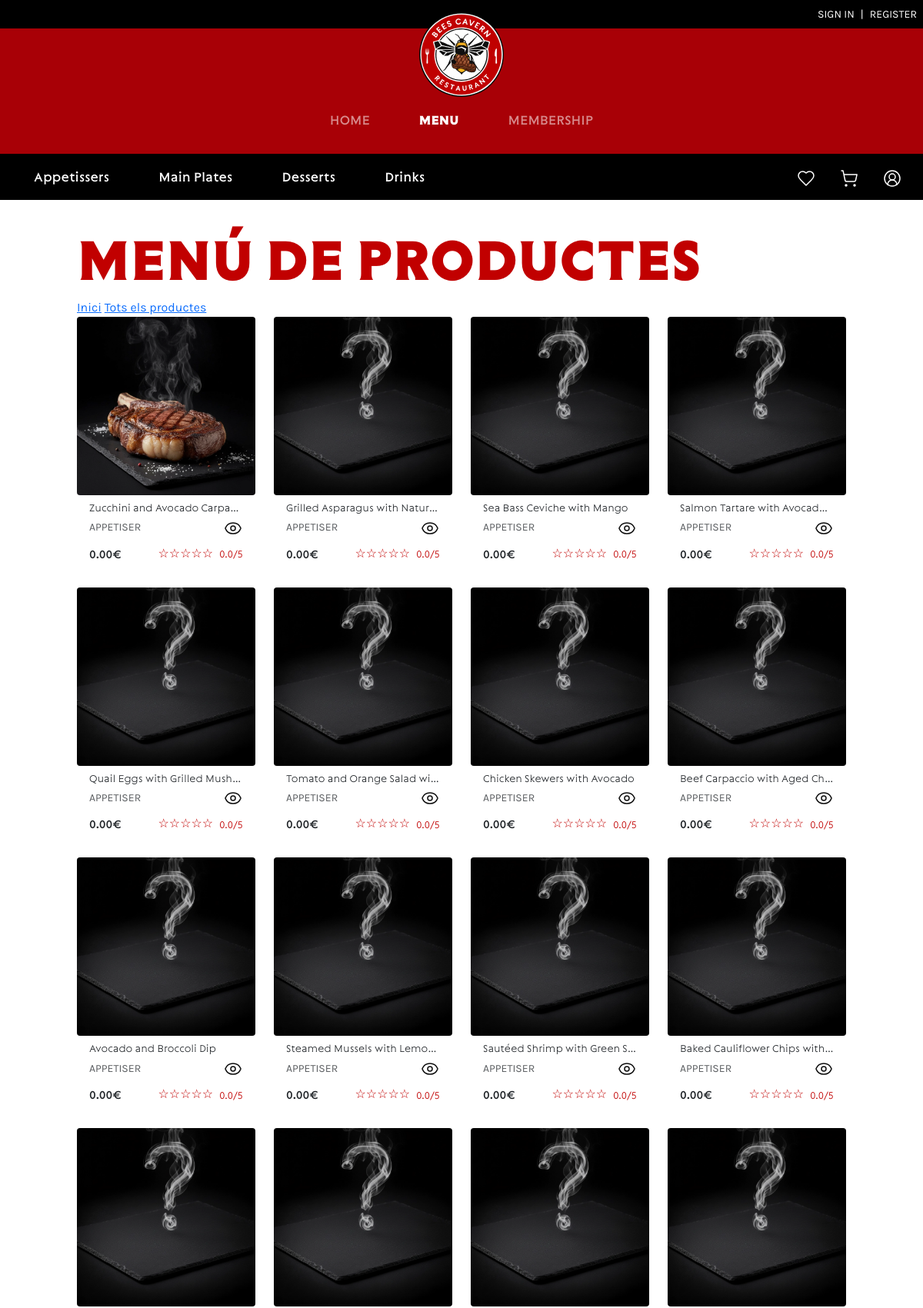
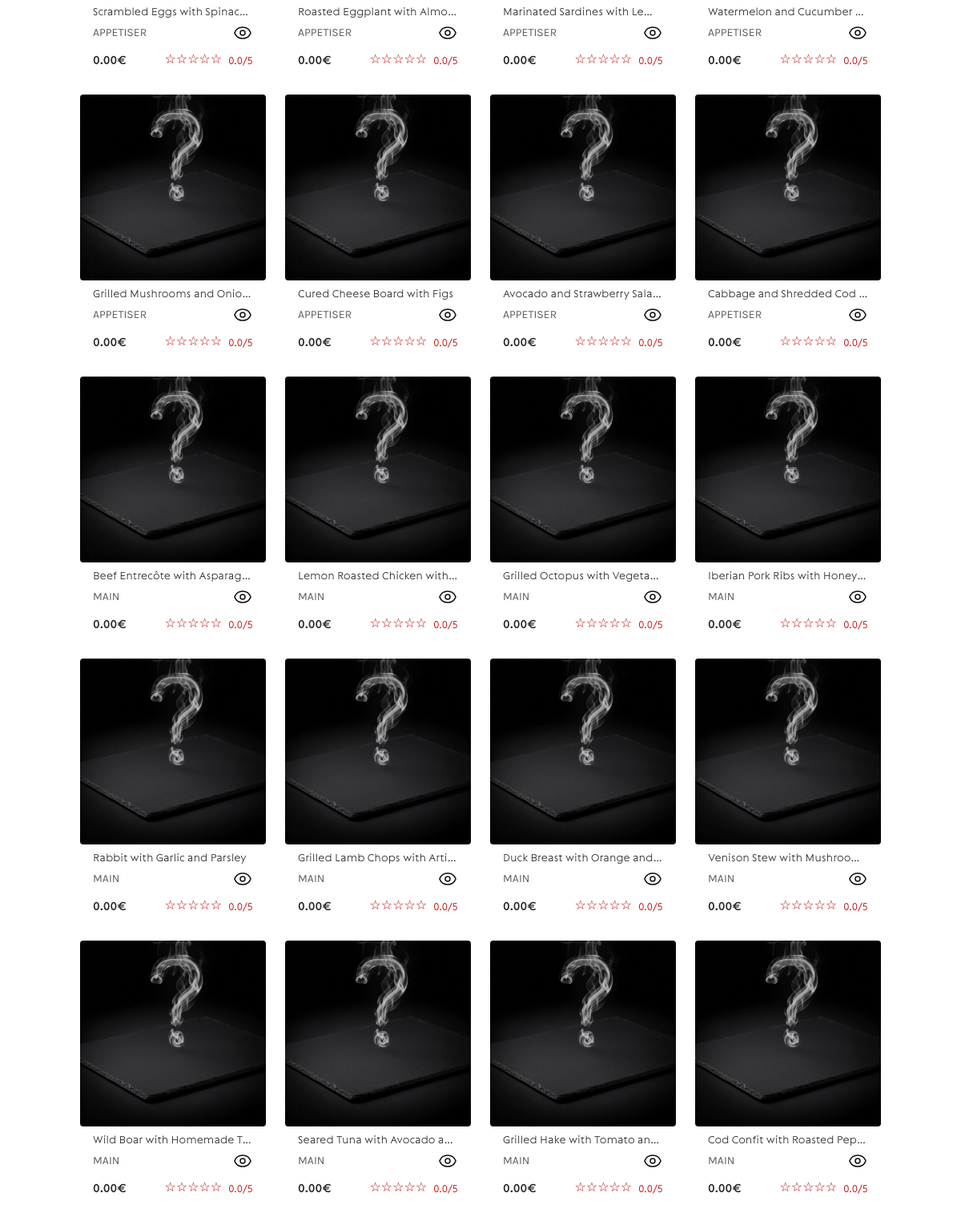
Page /?controller=Product&action=index (upper part) on the committed database (2 pictures, top to bottom).
### tables this page shows
CREATE TABLE product (
  id_product        BIGINT UNSIGNED PRIMARY KEY AUTO_INCREMENT,
  name              VARCHAR(120) NOT NULL,
  description       TEXT NULL,
  dish_type         ENUM('appetiser','main','dessert','drink') NOT NULL,  
  price             DECIMAL(10,2) NOT NULL DEFAULT 0.00,  
  img_dir           JSON NOT NULL,
  available         TINYINT(1) NOT NULL DEFAULT 1,
  created_at        DATETIME NOT NULL DEFAULT CURRENT_TIMESTAMP,
  updated_at        DATETIME NOT NULL DEFAULT CURRENT_TIMESTAMP ON UPDATE CURRENT_TIMESTAMP

);

### app/controller/ProductController.php (called while the page is built, shortened)
<?php
require_once DAO_PATH . 'ProductDAO.php';
require_once DAO_PATH . 'ProductIngredientDAO.php';
class ProductController
{
    public function index()
    {
        $productDAO = new ProductDAO();
        $filters = [];
        $orderBy = $_GET['order_by'] ?? null;
        $products = $productDAO->getProductsByFilter($filters, $orderBy);
        include_once VIEW_PATH . 'main.php';
    }
}

### app/DAO/ProductDAO.php (called while the page is built, shortened)
<?php
require_once UTIL_PATH . 'DatabasePDO.php';
require_once MODEL_PATH . 'Product.php';
require_once DAO_PATH . 'ProductIngredientDAO.php';
class ProductDAO{
    private $db;
    public function __construct(){
        $this->db = new DatabasePDO();
    }
    public function getProductsByFilter(array $filters = [], ?string $orderBy = null)
    {
        $this->conn = $this->db->connect();
        $params = [];
        $joins = '';
        $select = 'SELECT DISTINCT p.* FROM product p';
        $sql = $select;
        $orderByQuery = '';
        $sql .= $orderByQuery;
        $stmt = $this->conn->prepare($sql);
        $stmt->execute();
        $results = $stmt->fetchAll(PDO::FETCH_ASSOC);
        $productsList = [];
        $piDao = new ProductIngredientDAO();
        foreach ($results as $result) {
            $product = new Product($result);
            $ingredients = $piDao->getIngredientsByProduct((int)$product->getId());
            $product->setIngredients($ingredients);
            $productsList[] = $product;
        }
        $this->db->disconnect();
        return $productsList;
    }
}

### app/util/DatabasePDO.php (called while the page is built, shortened)
<?php
class DatabasePDO{
    private $host = 'localhost';
    private $dbname = 'bees_cavern_db';
    private $user = 'root';
    private $password = 'Asdqwe!23';
    private $conn = null;
    private function initializeConnection(): void
    {
        $dsn = "mysql:host=" . $this->host . ";dbname=" . $this->dbname . ";charset=utf8mb4";
        if ($this->conn == null) {
            try {
                $pdo = new PDO($dsn, $this->user, $this->password);
                $pdo->setAttribute(PDO::ATTR_ERRMODE, PDO::ERRMODE_EXCEPTION);
                $pdo->setAttribute(PDO::ATTR_DEFAULT_FETCH_MODE, PDO::FETCH_ASSOC);
                $this->conn = $pdo;
            } catch (PDOException $e) {
                error_log('DB connection failed: ' . $e->getMessage());
                if (!headers_sent()) {
                    $msg = urlencode('Error connecting with the DB: ' . $e->getMessage());
                    header('Location: ?controller=Error&action=show&code=500&message=' . $msg);
                    exit;
                }
                throw $e;
            }
        }
    }
    public function connect() : PDO {
        return $this->conn;
    }
    public function disconnect() : void {
        if ($this->conn != null) {
            $this->conn = null;
        }
    }
}

### app/model/Product.php (called while the page is built, shortened)
<?php
class Product
{
    private int $id_product;
    private string $name;
    private string $dish_type;
    private float $price;
    private array $img_dir;
    public function __construct($data = null)
    {
        if ($data) {
            $this->id_product = (int)($data['id_product'] ?? 0);
            $this->name = (string)($data['name'] ?? '');
            $this->dish_type = (string)($data['dish_type'] ?? '');
            $this->price = (float)($data['price'] ?? 0.0);
            $this->img_dir = isset($data['img_dir']) ? (is_string($data['img_dir']) ? json_decode($data['img_dir'], true) : $data['img_dir']) : [];
        }
    }
    public function getId()
    {
        return $this->id_product;
    }
    public function getName()
    {
        return $this->name;
    }
    public function getDishType()
    {
        return $this->dish_type;
    }
    public function getPrice()
    {
        return $this->price;
    }
    public function getImgDir()
    {
        return $this->img_dir;
    }
    public function setIngredients(array $ingredients)
    {
        return $this;
    }
}

### app/DAO/ProductIngredientDAO.php (called while the page is built, shortened)
<?php
require_once UTIL_PATH . 'DatabasePDO.php';
require_once MODEL_PATH . 'ProductIngredient.php';
class ProductIngredientDAO
{
    private $db;
    public function __construct()
    {
        $this->db = new DatabasePDO();
    }
    public function getIngredientsByProduct(int $productId)
    {
        $this->conn = $this->db->connect();
        $query = "SELECT pi.id_product, pi.id_ingredient, pi.grams_per_portion,
            pi.portion_price, pi.is_default
            FROM product_ingredient pi
            WHERE pi.id_product = :product_id";
        $stmt = $this->conn->prepare($query);
        $stmt->bindValue(':product_id', $productId, PDO::PARAM_INT);
        $stmt->execute();
        $results = $stmt->fetchAll(PDO::FETCH_ASSOC);
        $this->db->disconnect();
        $productIngredientsList = [];
        foreach ($results as $result) {
            $productIngredientsList[] = new ProductIngredient($result);
        }
        return $productIngredientsList;
    }
}

### app/model/ProductIngredient.php (called while the page is built, shortened)
<?php
class ProductIngredient
{
    public function __construct($data = null)
    {
        if ($data) {
            $this->is_default = (bool)($data['is_default'] ?? false);
            $inFinal = $data['is_in_final_product'] ?? null;
        }
    }
}

### app/view/partials/bc-render-components.php (the view, shortened to what this page needs)
    <?php
function renderBCProductCard(Product $product) {
    $id = $product->getId() ?? null;
    $name = $product->getName() ?? '';
    $price = is_numeric($product->getPrice() ?? null) ? (float)$product->getPrice() : 0.0;
    $dishType = $product->getDishType() ?? '';
    $imgDir = $product->getImgDir();
    $defaultImg = '/assets/img/products/default.webp';
    $imgSrc = $defaultImg;
    if (is_array($imgDir) && !empty($imgDir['A'])) {
        $candidate = (string)$imgDir['A'];
        $fsPath = rtrim((string)$_SERVER['DOCUMENT_ROOT'], "\\/") . '/' . ltrim($candidate, '/');
        if (file_exists($fsPath)) {
            $imgSrc = '/' . ltrim($candidate, '/');
        }
    }
    $rating = null;
    if ($rating === null) $rating = 0.0;
    ?>
    <div class="card bc-menu-product-card h-100 w-100 border-0 rounded-0 shadow-none">
        <a href="?controller=Product&action=show&id=<?php echo htmlspecialchars((string)$id); ?>" class="text-decoration-none text-reset">
            <div class="ratio ratio-1x1">
                <img src="<?php echo htmlspecialchars($imgSrc); ?>"
                    alt="<?php echo htmlspecialchars($name); ?>" class="card-img-top object-fit-cover w-100 h-100 rounded-1 border-1">
            </div>
            <div class="card-body d-flex flex-column justify-content-between py-2">
                <div class="mb-2">
                    <h6 class="card-title font-sting-light fs-14 text-truncate mb-1" title="<?php echo htmlspecialchars($name); ?>"><?php echo htmlspecialchars($name); ?></h6>
                    <div class="d-flex flex-row justify-content-between align-items-center">
                        <?php if ($dishType !== ''): ?>
                            <small class="text-muted font-karla-regular text-uppercase"><?php echo htmlspecialchars($dishType); ?></small>
                        <?php endif; ?>
                        <button type="button" class="btn btn-transparent p-0" id="openEditProductModal" aria-label="Open edit product modal" data-product-id="<?php echo htmlspecialchars((string)$id); ?>">
                            <i data-lucide="eye" class="icon-black"></i>
                        </button>
                    </div>
                </div>
                <div class="d-flex justify-content-between align-items-center mt-auto">
                    <div class="text-start font-sting-regular"><?php echo htmlspecialchars(number_format($price, 2)); ?>€</div>
                    <div class="d-flex justify-content-between align-items-center">
                        <div class="d-flex align-items-center gap-2">
                            <div class="stars" aria-hidden="true">
                                <?php
                                    $rounded = (int)round($rating);
                                    for ($i = 1; $i <= 5; $i++) {
                                        if ($i <= $rounded) {
                                            echo '<span class="text-primary-red">&#9733;</span>';
                                        } else {
                                            echo '<span class="text-primary-red">&#9734;</span>';
                                        }
                                    }
                                ?>
                            </div>
                        </div>
                        <small class="text-primary-red font-sting-light ms-2"><?php echo htmlspecialchars(number_format($rating, 1)); ?>/5</small>
                    </div>
                </div>
            </div>
        </a>
    </div>
    <?php
}

### app/view/product/index.php (shortened to what this page needs)
<!DOCTYPE html>
<html lang="en">
<head>
</head>
<body>
    <div class="mx-auto my-4 col-11 col-lg-10">
        <h1>Menú de Productes</h1>
        <a href="/">Inici</a>
        <a href="?controller=Product&action=index">Tots els productes</a>
        <main class="products-grid">
            <div class="row g-4">
                <?php if (!empty($products)): ?>
                    <?php foreach ($products as $product): ?>
                        <div class="col-12 col-sm-6 col-lg-4 col-xl-3 d-flex">
                            <?php renderBCProductCard($product); ?>
                        </div>
                    <?php endforeach; ?>
                <?php else: ?>
                    <div class="no-products">
                        <p>No products found for these filters</p>
                    </div>
                <?php endif; ?>
            </div>
        </main>
    </div>
</body>
</html>

### rows in the picture
product: shows a picture, name "Zucchini and Avocado Carpa…", dish_type "APPETISER", price "0.00"
product: name "Grilled Asparagus with Natur…", dish_type "APPETISER", price "0.00"
product: name "Sea Bass Ceviche with Mango", dish_type "APPETISER", price "0.00"
product: name "Salmon Tartare with Avocad…", dish_type "APPETISER", price "0.00"
product: name "Quail Eggs with Grilled Mush…", dish_type "APPETISER", price "0.00"
product: name "Tomato and Orange Salad wi…", dish_type "APPETISER", price "0.00"
product: name "Chicken Skewers with Avocado", dish_type "APPETISER", price "0.00"
product: name "Beef Carpaccio with Aged Ch…", dish_type "APPETISER", price "0.00"
product: name "Avocado and Broccoli Dip", dish_type "APPETISER", price "0.00"
product: name "Steamed Mussels with Lemo…", dish_type "APPETISER", price "0.00"
product: name "Sautéed Shrimp with Green S…", dish_type "APPETISER", price "0.00"
product: name "Baked Cauliflower Chips with…", dish_type "APPETISER", price "0.00"
product: name "Scrambled Eggs with Spinac…", dish_type "APPETISER", price "0.00"
product: name "Roasted Eggplant with Almo…", dish_type "APPETISER", price "0.00"
product: name "Marinated Sardines with Le…", dish_type "APPETISER", price "0.00"
product: name "Watermelon and Cucumber…", dish_type "APPETISER", price "0.00"
product: name "Grilled Mushrooms and Onio…", dish_type "APPETISER", price "0.00"
product: name "Cured Cheese Board with Figs", dish_type "APPETISER", price "0.00"
product: name "Avocado and Strawberry Sala…", dish_type "APPETISER", price "0.00"
product: name "Cabbage and Shredded Cod…", dish_type "APPETISER", price "0.00"
product: name "Beef Entrecôte with Asparag…", dish_type "MAIN", price "0.00"
product: name "Lemon Roasted Chicken with…", dish_type "MAIN", price "0.00"
product: name "Grilled Octopus with Vegeta…", dish_type "MAIN", price "0.00"
product: name "Iberian Pork Ribs with Honey…", dish_type "MAIN", price "0.00"
product: name "Rabbit with Garlic and Parsley", dish_type "MAIN", price "0.00"
product: name "Grilled Lamb Chops with Arti…", dish_type "MAIN", price "0.00"
product: name "Duck Breast with Orange and…", dish_type "MAIN", price "0.00"
product: name "Venison Stew with Mushroo…", dish_type "MAIN", price "0.00"
product: name "Wild Boar with Homemade T…", dish_type "MAIN", price "0.00"
product: name "Seared Tuna with Avocado a…", dish_type "MAIN", price "0.00"
product: name "Grilled Hake with Tomato an…", dish_type "MAIN", price "0.00"
product: name "Cod Confit with Roasted Pep…", dish_type "MAIN", price "0.00"
